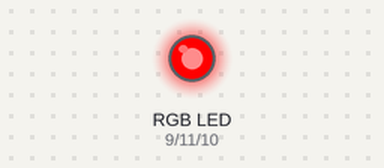
A sketch run on a simulated Arduino Uno, built with avr-gcc and run on an emulated ATmega328P. On the bench: an RGB LED mixed from three pins (HIGH = lit). Dim RGB values are drawn brighter than linear.

Above: at 0.05 s.
At 1.0 s:
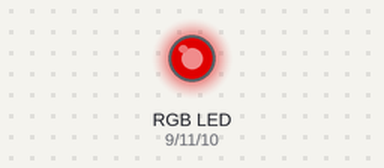
At 1.95 s:
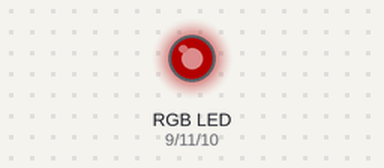
At 3.85 s:
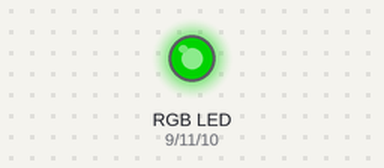
At 5.75 s:
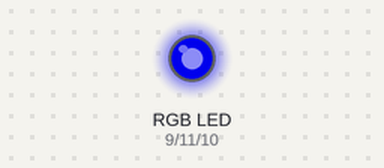
At 7.7 s:
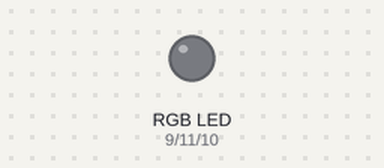
Timing chart, 0 to 10.0 s (numbered marks = the images above):
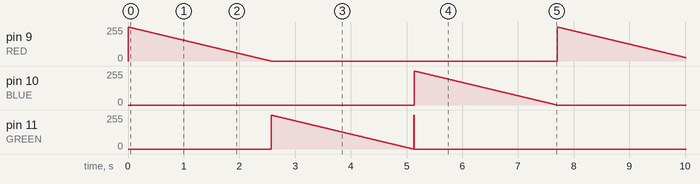

The sketch:

rgbspectrum07.ino
```cpp
const int RED = 9;
const int BLUE = 10;
const int GREEN = 11;
const int DISPLAY_TIME = 10;

void setup() {
  pinMode(RED, OUTPUT);
  pinMode(GREEN, OUTPUT);
  pinMode(BLUE, OUTPUT);
}

void loop() {
  int x;
  for(x=0; x<768; x++){
    showRGB(x);
    delay(DISPLAY_TIME);
  }
}

void showRGB(int color){
  int redValue;
  int greenValue;
  int blueValue;

  if(color <= 255){
    redValue = 255 - color;
    greenValue = 0;
    blueValue = 0;
  } else if (color <= 511){
    redValue = 0;
    greenValue = 255 - (color - 255);
    blueValue = 0;
  } else {
    redValue = 0;
    greenValue = 0;
    blueValue = 255 - (color - 512);
  }
  analogWrite(RED, redValue);
  analogWrite(GREEN, greenValue);
  analogWrite(BLUE, blueValue);
}
```

Measured:
- by itself, pin 9 (RED), pin 10 (BLUE): ramps from 255/255 to 0/255 and jumps back, once every 7.7 s
- by itself, pin 11 (GREEN): moves between 0/255 and 255/255, repeating every 7.7 s
